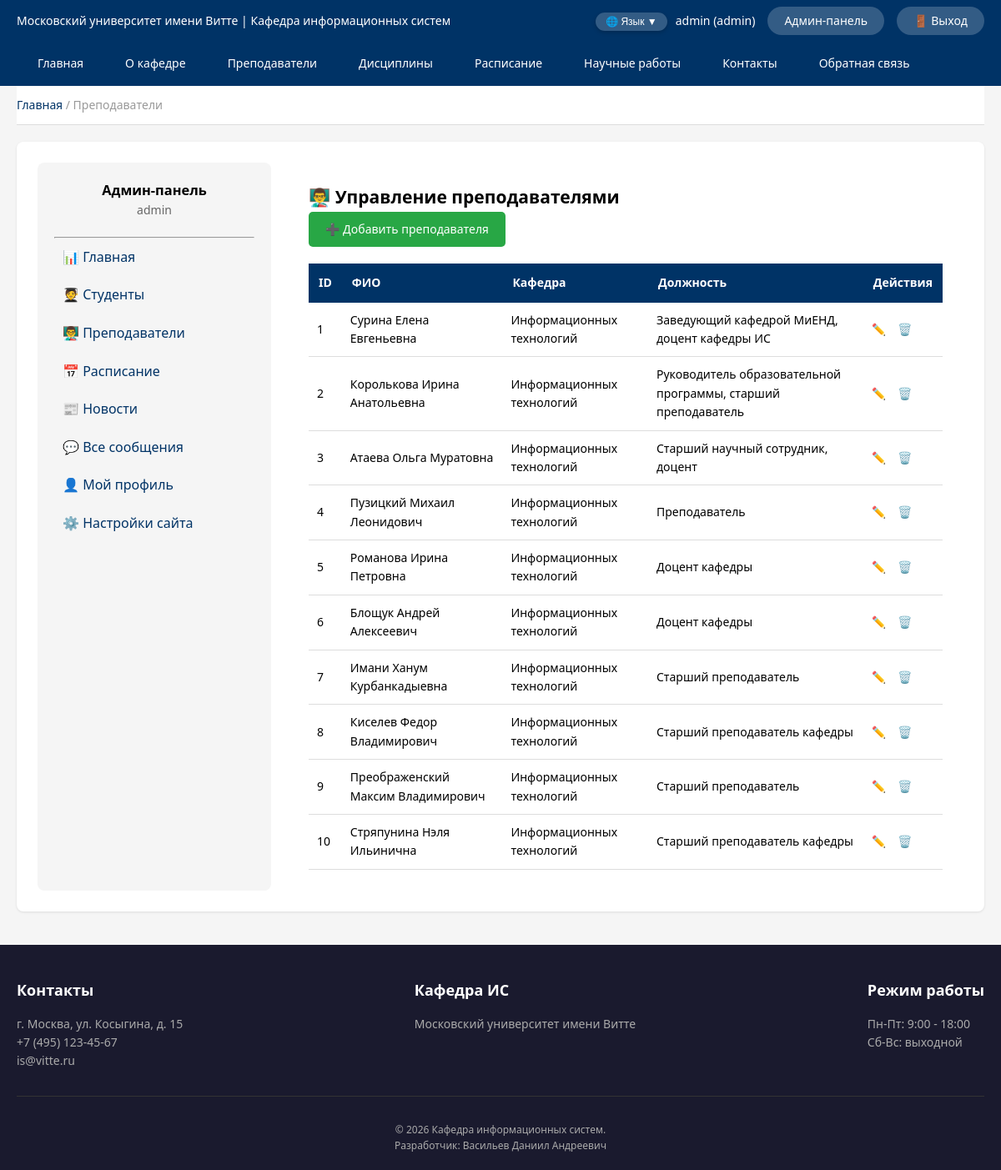
Screenshot of /admin/teachers (signed in) with the database file from the repository.
### app/models.py (models this page shows, shortened)
class User(UserMixin, db.Model):
    __tablename__ = 'users'
    id = db.Column(db.Integer, primary_key=True)
    username = db.Column(db.String(80), unique=True, nullable=False)
    email = db.Column(db.String(120), unique=True, nullable=False)
    password_hash = db.Column(db.String(128), nullable=False)
    role = db.Column(db.String(20), default='student')
    created_at = db.Column(db.DateTime, default=datetime.utcnow)

class Teacher(db.Model):
    __tablename__ = 'teachers'
    id = db.Column(db.Integer, primary_key=True)
    user_id = db.Column(db.Integer, db.ForeignKey('users.id'), nullable=True)
    full_name = db.Column(db.String(150), nullable=False)
    department = db.Column(db.String(100), nullable=False)
    position = db.Column(db.String(100))
    degree = db.Column(db.String(100))
    phone = db.Column(db.String(20))
    avatar = db.Column(db.String(200), default='/static/images/default-avatar.png')
    bio = db.Column(db.Text)
    user = db.relationship('User', backref='teacher_profile', uselist=False)

### app/main/routes.py (the view)
@bp.route('/admin/teachers')
@login_required
def admin_teachers():
    if current_user.role != 'admin':
        abort(403)
    teachers = Teacher.query.all()
    return render_template('admin/teachers.html',
                           breadcrumb_title='Преподаватели',
                           teachers=teachers)

### app/__init__.py (called while the page is built)
@login_manager.user_loader
def load_user(user_id):
    from app.models import User
    return User.query.get(int(user_id))

def create_app():
    app = Flask(__name__)
    app.config.from_object(Config)
    db.init_app(app)
    migrate.init_app(app, db)
    login_manager.init_app(app)
    @app.context_processor
    def inject_user():
        from app.models import Notification
        unread_count = 0
        if current_user.is_authenticated:
            unread_count = Notification.query.filter_by(user_id=current_user.id, is_read=False).count()
        return dict(current_user=current_user, unread_notifications=unread_count)
    from app.main import bp as main_bp
    app.register_blueprint(main_bp)
    from app.auth import bp as auth_bp
    app.register_blueprint(auth_bp, url_prefix='/auth')
    return app

### app/templates/admin/teachers.html (shortened to what this page needs)
<!DOCTYPE html>
<html lang="en">
<head>
</head>
<body>
{% extends "admin/base.html" %}
{% block admin_content %}
<h2>👨‍🏫 Управление преподавателями</h2>
<div style="margin-bottom: 20px;">
    <a href="{{ url_for('main.admin_teacher_add') }}" style="background: #28a745; color: white; padding: 10px 20px; text-decoration: none; border-radius: 5px; display: inline-block;">➕ Добавить преподавателя</a>
</div>
<div style="overflow-x: auto;">
    <table style="width: 100%; border-collapse: collapse;">
        <thead>
            <tr style="background: #003366; color: white;">
                <th style="padding: 12px; text-align: left;">ID</th>
                <th style="padding: 12px; text-align: left;">ФИО</th>
                <th style="padding: 12px; text-align: left;">Кафедра</th>
                <th style="padding: 12px; text-align: left;">Должность</th>
                <th style="padding: 12px; text-align: left;">Действия</th>
            </tr>
        </thead>
        <tbody>
            {% for teacher in teachers %}
            <tr style="border-bottom: 1px solid #ddd;">
                <td style="padding: 10px;">{{ teacher.id }}</td>
                <td style="padding: 10px;">{{ teacher.full_name }}</td>
                <td style="padding: 10px;">{{ teacher.department }}</td>
                <td style="padding: 10px;">{{ teacher.position or '—' }}</td>
                <td style="padding: 10px;">
                    <a href="{{ url_for('main.admin_teacher_edit', teacher_id=teacher.id) }}" style="color: #ffc107; text-decoration: none; margin-right: 10px;">✏️</a>
                    <a href="{{ url_for('main.admin_teacher_delete', teacher_id=teacher.id) }}" style="color: #dc3545; text-decoration: none;" onclick="return confirm('Удалить преподавателя?')">🗑️</a>
                </td>
            </tr>
            {% endfor %}
        </tbody>
    </table>
</div>
{% endblock %}

### app/templates/admin/base.html (shortened to what this page needs)
{% extends "base.html" %}
{% block content %}
<div style="display: flex; gap: 20px;">
    <div class="admin-sidebar" style="width: 280px; background: #f5f5f5; padding: 20px; border-radius: 8px;">
        <div style="text-align: center; margin-bottom: 20px;">
            <h3>Админ-панель</h3>
            <p style="color: #666;">{{ current_user.username }}</p>
        </div>
        <hr>
        <ul style="list-style: none; padding: 0;">
            <li><a href="{{ url_for('main.admin_dashboard') }}" style="display: block; padding: 10px; color: #003366; text-decoration: none;">📊 Главная</a></li>
            <li><a href="{{ url_for('main.admin_students') }}" style="display: block; padding: 10px; color: #003366; text-decoration: none;">🧑‍🎓 Студенты</a></li>
            <li><a href="{{ url_for('main.admin_teachers') }}" style="display: block; padding: 10px; color: #003366; text-decoration: none;">👨‍🏫 Преподаватели</a></li>
            <li><a href="{{ url_for('main.admin_schedule') }}" style="display: block; padding: 10px; color: #003366; text-decoration: none;">📅 Расписание</a></li>
            <li><a href="{{ url_for('main.admin_news') }}" style="display: block; padding: 10px; color: #003366; text-decoration: none;">📰 Новости</a></li>
            <li><a href="{{ url_for('main.admin_all_messages') }}" style="display: block; padding: 10px; color: #003366; text-decoration: none;">💬 Все сообщения</a></li>
            <li><a href="{{ url_for('main.admin_profile') }}" style="display: block; padding: 10px; color: #003366; text-decoration: none;">👤 Мой профиль</a></li>
            <li><a href="{{ url_for('main.admin_settings') }}" style="display: block; padding: 10px; color: #003366; text-decoration: none;">⚙️ Настройки сайта</a></li>
        </ul>
    </div>
    <div style="flex: 1; background: white; padding: 25px; border-radius: 8px;">
        {% block admin_content %}{% endblock %}
    </div>
</div>
{% endblock %}

### app/templates/base.html (shortened to what this page needs)
<!DOCTYPE html>
<html lang="ru">
<head>
</head>
<body>
    <div class="top-bar">
        <div class="container">
            <span data-i18n="university">Московский университет имени Витте | Кафедра информационных систем</span>
            <div style="display: flex; align-items: center; flex-wrap: wrap; gap: 10px;">
                <div class="language-dropdown">
                    <button class="lang-current">🌐 Язык ▼</button>
                </div>
                {% if current_user.is_authenticated %}
                    <span style="margin-right: 5px;">{{ current_user.username }} ({{ current_user.role }})</span>
                    {% if current_user.role == 'student' %}
                        <a href="{{ url_for('main.student_profile') }}" class="cabinet-btn" data-i18n="cabinet">👤 Личный кабинет</a>
                    {% elif current_user.role == 'teacher' %}
                        <a href="{{ url_for('main.teacher_profile') }}" class="cabinet-btn" data-i18n="cabinet">👤 Личный кабинет</a>
                    {% elif current_user.role == 'admin' %}
                        <a href="{{ url_for('main.admin_dashboard') }}" class="cabinet-btn" data-i18n="admin">👤 Админ-панель</a>
                    {% else %}
                        <a href="#" class="cabinet-btn" data-i18n="cabinet">👤 Личный кабинет</a>
                    {% endif %}
                    <a href="{{ url_for('auth.logout') }}" class="cabinet-btn" style="margin-left: 5px;" data-i18n="logout">🚪 Выход</a>
                {% else %}
                    <a href="{{ url_for('auth.login') }}" class="cabinet-btn" data-i18n="login">🔐 Вход</a>
                    <a href="{{ url_for('auth.register') }}" class="cabinet-btn" style="margin-left: 5px;" data-i18n="register">📝 Регистрация</a>
                {% endif %}
            </div>
        </div>
    </div>
    <div class="main-menu">
        <div class="container">
            <ul>
                <li><a href="{{ url_for('main.index') }}" data-i18n="main">Главная</a></li>
                <li><a href="{{ url_for('main.about') }}" data-i18n="about">О кафедре</a></li>
                <li><a href="{{ url_for('main.teachers') }}" data-i18n="teachers">Преподаватели</a></li>
                <li><a href="{{ url_for('main.disciplines') }}" data-i18n="disciplines">Дисциплины</a></li>
                <li><a href="{{ url_for('main.schedule') }}" data-i18n="schedule">Расписание</a></li>
                <li><a href="{{ url_for('main.science_works') }}" data-i18n="science_works">Научные работы</a></li>
                <li><a href="{{ url_for('main.contacts') }}" data-i18n="contacts">Контакты</a></li>
                <li><a href="{{ url_for('main.feedback') }}" data-i18n="feedback">Обратная связь</a></li>
            </ul>
        </div>
    </div>
    <div class="container">
        <div class="breadcrumbs">
            {% block breadcrumbs %}
                <a href="{{ url_for('main.index') }}" data-i18n="main">Главная</a>
                {% if breadcrumb_title %}
                    <span> / {{ breadcrumb_title }}</span>
                {% endif %}
            {% endblock %}
        </div>
        <main class="main-content">
            {% block content %}{% endblock %}
        </main>
    </div>
    <div class="footer">
        <div class="container">
            <div class="footer-content">
                <div class="footer-section">
                    <h3 data-i18n="contacts_title">Контакты</h3>
                    <p>г. Москва, ул. Косыгина, д. 15</p>
                    <p>+7 (495) 123-45-67</p>
                    <p>is@vitte.ru</p>
                </div>
                <div class="footer-section">
                    <h3 data-i18n="department">Кафедра ИС</h3>
                    <p data-i18n="university_short">Московский университет им. Витте</p>
                </div>
                <div class="footer-section">
                    <h3 data-i18n="work_hours">Режим работы</h3>
                    <p>Пн-Пт: 9:00 - 18:00</p>
                    <p>Сб-Вс: выходной</p>
                </div>
            </div>
            <div class="copyright">
                <span data-i18n="copyright">© 2026 Кафедра информационных систем.</span><br>
                <span data-i18n="developer">Разработчик: Васильев Даниил Андреевич</span>
            </div>
        </div>
    </div>
</body>
</html>

### app/templates/base.html (style rules this page uses)
* { margin: 0; padding: 0; box-sizing: border-box; }
body { font-family: 'Segoe UI', Tahoma, Geneva, Verdana, sans-serif; background: #f5f5f5; line-height: 1.6; font-size: 14px; }
.top-bar { background: #003366; color: white; padding: 8px 0; font-size: 14px; }
.container { max-width: 1200px; margin: 0 auto; padding: 0 20px; }
.top-bar .container { display: flex; justify-content: space-between; align-items: center; flex-wrap: wrap; gap: 10px; }
.cabinet-btn { background: rgba(255,255,255,0.2); border-radius: 40px; padding: 6px 20px; color: white; text-decoration: none; font-size: 14px; transition: background 0.3s; }
.language-dropdown { position: relative; display: inline-block; }
.lang-current { background: rgba(255,255,255,0.2); border-radius: 20px; padding: 4px 12px; color: white; border: none; cursor: pointer; font-size: 12px; }
.main-menu { background: #003366; position: sticky; top: 0; z-index: 100; }
.main-menu ul { list-style: none; display: flex; flex-wrap: wrap; }
.main-menu li a { display: block; padding: 15px 25px; color: white; text-decoration: none; font-weight: 500; font-size: 14px; transition: background 0.3s; }
.breadcrumbs { background: white; padding: 12px 0; margin-bottom: 20px; border-bottom: 1px solid #ddd; }
.breadcrumbs a { color: #003366; text-decoration: none; }
.breadcrumbs span { color: #999; }
.main-content { background: white; border-radius: 8px; padding: 25px; box-shadow: 0 1px 3px rgba(0,0,0,0.1); width: 100%; }
.footer { background: #1a1a2e; color: white; padding: 40px 0 20px; margin-top: 40px; }
.footer-content { display: flex; justify-content: space-between; flex-wrap: wrap; gap: 30px; }
.footer-section h3 { margin-bottom: 15px; font-size: 18px; }
.footer-section p { color: #aaa; font-size: 14px; }
.copyright { text-align: center; padding-top: 30px; margin-top: 30px; border-top: 1px solid #333; color: #aaa; font-size: 12px; }
button, .btn, input[type="submit"], .btn-primary { background: linear-gradient(135deg, #003366 0%, #005599 100%); color: white; border: none; padding: 12px 30px; border-radius: 40px; font-size: 16px; font-weight: 500; cursor: pointer; transition: all 0.3s ease; display: inline-block; text-decoration: none; box-shadow: 0 2px 5px rgba(0,0,0,0.2); }
html { scroll-behavior: smooth; }

### app/templates/admin/base.html (style rules this page uses)
.admin-sidebar a { font-size: 16px; }
.admin-sidebar li a { font-size: 16px; }

### rows the page displays
User: username "admin", role "admin"
Teacher: id "1", full_name "Сурина Елена Евгеньевна", department "Информационных технологий", position "Заведующий кафедрой МиЕНД, доцент кафедры ИС"
Teacher: id "2", full_name "Королькова Ирина Анатольевна", department "Информационных технологий", position "Руководитель образовательной программы, старший преподаватель"
Teacher: id "3", full_name "Атаева Ольга Муратовна", department "Информационных технологий", position "Старший научный сотрудник, доцент"
Teacher: id "4", full_name "Пузицкий Михаил Леонидович", department "Информационных технологий", position "Преподаватель"
Teacher: id "5", full_name "Романова Ирина Петровна", department "Информационных технологий", position "Доцент кафедры"
Teacher: id "6", full_name "Блощук Андрей Алексеевич", department "Информационных технологий", position "Доцент кафедры"
Teacher: id "7", full_name "Имани Ханум Курбанкадыевна", department "Информационных технологий", position "Старший преподаватель"
Teacher: id "8", full_name "Киселев Федор Владимирович", department "Информационных технологий", position "Старший преподаватель кафедры"
Teacher: id "9", full_name "Преображенский Максим Владимирович", department "Информационных технологий", position "Старший преподаватель"
Teacher: id "10", full_name "Стряпунина Нэля Ильинична", department "Информационных технологий", position "Старший преподаватель кафедры"

### other values shown
{{ breadcrumb_title }} "Преподаватели"
